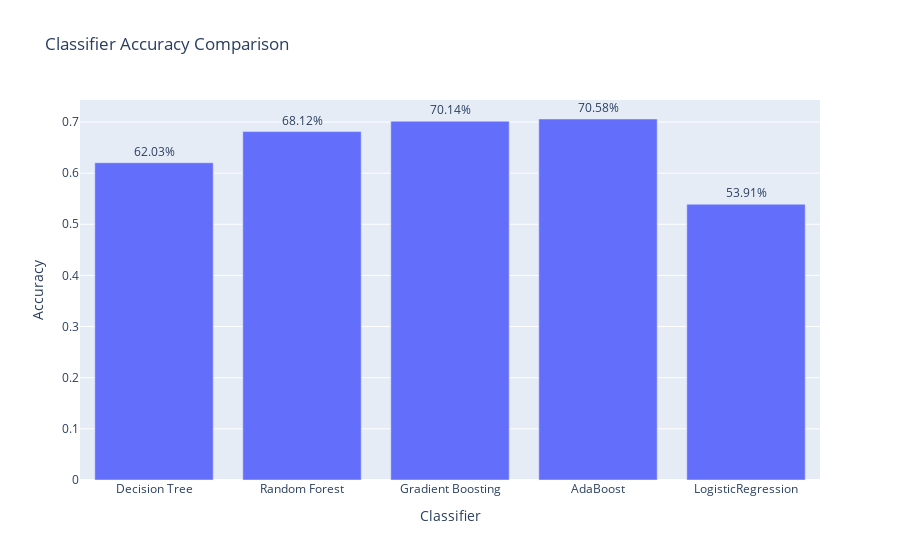

Notebook source saved alongside this figure:
### Code cell
# Create a bar chart comparing accuracy
accuracy_df = pd.DataFrame(results)
fig = px.bar(accuracy_df, x='Classifier', y='Accuracy', text='Accuracy', title='Classifier Accuracy Comparison')
fig.update_traces(texttemplate='%{text:.2%}', textposition='outside')
fig.show()

### Figure 1 — Plotly figure (JSON) as saved in the notebook; plotly's stock layout.template omitted (floating-point values rounded to 4 significant figures)
{"data": [{"alignmentgroup": "True", "hovertemplate": "Classifier=%{x}<br>Accuracy=%{text}<extra></extra>", "legendgroup": "", "marker": {"color": "#636efa", "pattern": {"shape": ""}}, "name": "", "offsetgroup": "", "orientation": "v", "showlegend": false, "text": [0.6203, 0.6812, 0.7014, 0.7058, 0.5391], "textposition": "outside", "texttemplate": "%{text:.2%}", "type": "bar", "x": ["Decision Tree", "Random Forest", "Gradient Boosting", "AdaBoost", "LogisticRegression"], "xaxis": "x", "y": [0.6203, 0.6812, 0.7014, 0.7058, 0.5391], "yaxis": "y"}], "layout": {"barmode": "relative", "legend": {"tracegroupgap": 0}, "title": {"text": "Classifier Accuracy Comparison"}, "xaxis": {"anchor": "y", "domain": [0, 1], "title": {"text": "Classifier"}}, "yaxis": {"anchor": "x", "domain": [0, 1], "title": {"text": "Accuracy"}}}}
